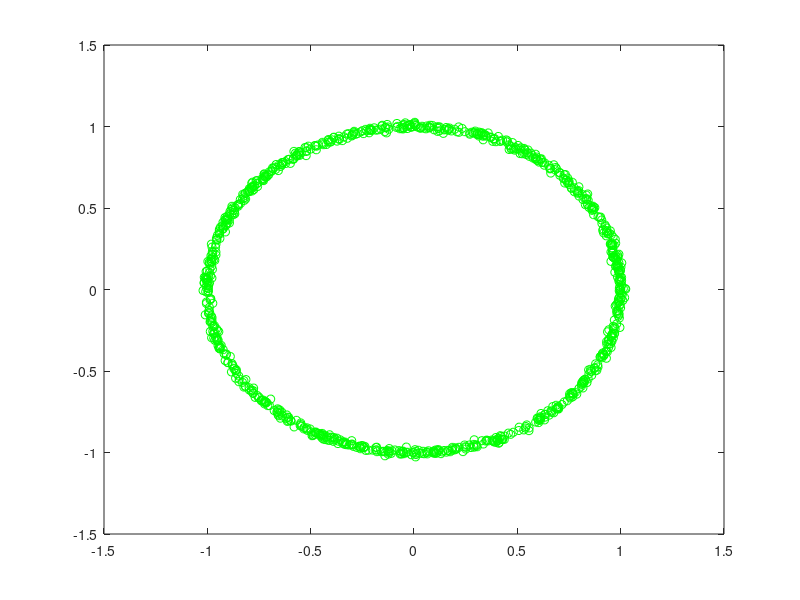

Here is the MATLAB script that generated this plot:
%%%%%%%%%%%%%%%%%%%%%%%%%%%%%%
% creates test data for Continuous RBM code

DATAPOINTS = 1000;
X = rand(DATAPOINTS, 2);

for i=1:length(X)
  angle = rand*2*pi;
  X(i,1) = cos(angle);
  X(i,2) = sin(angle);
end

% adds gaussian noise 0.01
X = X + randn(size(X))*0.01;

figure(1);
plot(X(:,1),X(:,2),'og');








